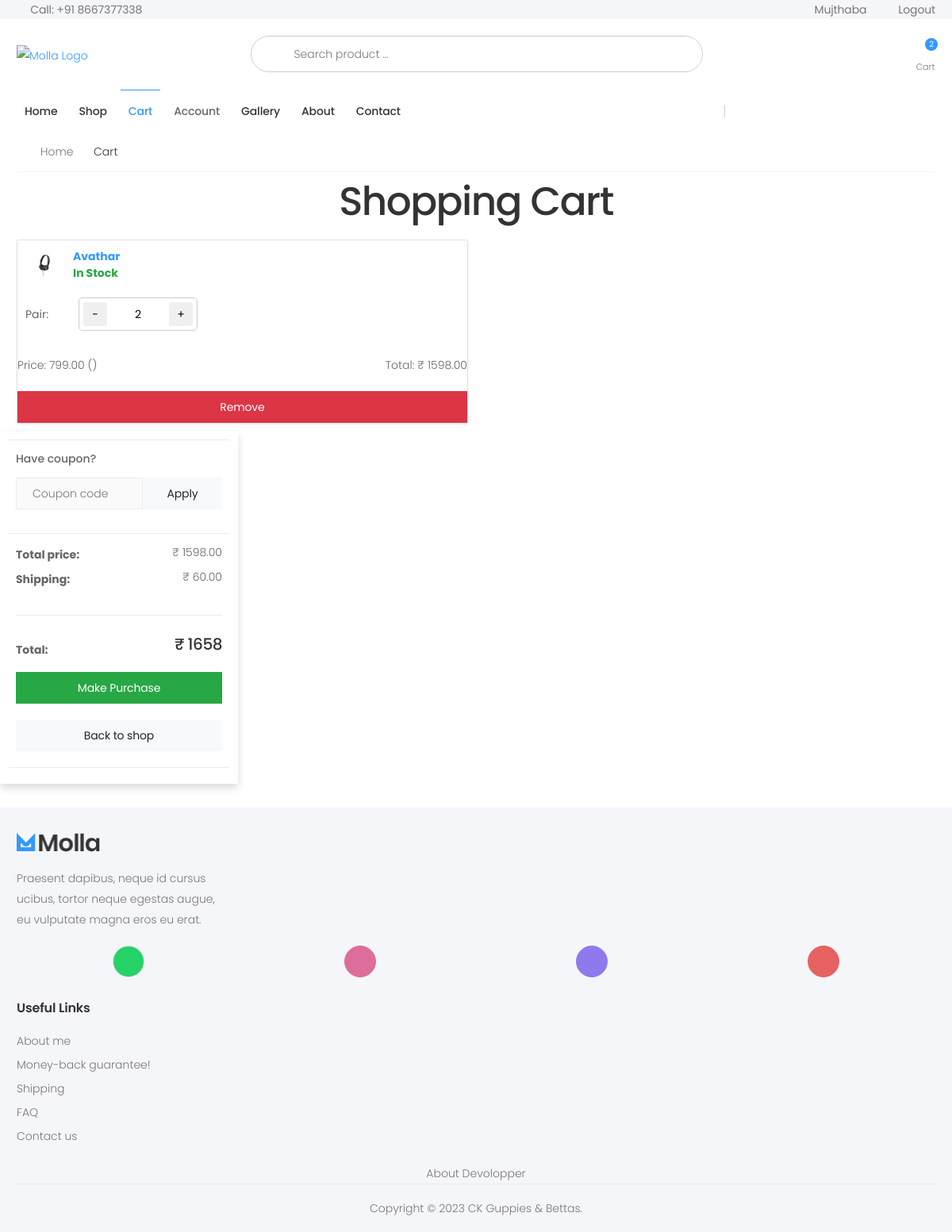
The app's page /cart/ (signed in) with its own data.
### store/models.py (models this page shows, shortened)
class OrderItem(models.Model):
	product = models.ForeignKey(Product, on_delete=models.SET_NULL, null=True)
	order = models.ForeignKey(Order, on_delete=models.SET_NULL, null=True)
	quantity = models.IntegerField(default=0, null=True, blank=True)
	date_added = models.DateTimeField(auto_now_add=True)
	@property
	def get_total(self):
		total = self.product.new_price * self.quantity
		return total

class Product(models.Model):
	digital = models.BooleanField(default=False,null=True, blank=True)
	name = models.CharField(max_length=250,unique=True)
	slug = models.SlugField(max_length=250,unique=True)
	description = models.TextField(blank=True)
	old_price = models.DecimalField(max_digits=7,blank=True, decimal_places=2)
	new_price = models.DecimalField(max_digits=7,blank=False, decimal_places=2)
	category = models.ForeignKey(Category,on_delete=models.CASCADE)
	image_1 = models.ImageField(upload_to='product')
	image_2 = models.ImageField(upload_to='product',blank=True)
	image_3 = models.ImageField(upload_to='product',blank=True)
	video_url = models.URLField(max_length=200, blank=True)
	stock = models.IntegerField()
	available = models.BooleanField(default=True)
	new = models.BooleanField(default=True)
	created = models.DateTimeField(auto_now_add=True)
	update = models.DateField(auto_now=True)
	def get_url(self):
		return reverse('store_app:proDetail',args=[self.category.slug,self.slug])
	class Meta:
		ordering = ('name',)
		verbose_name = 'product'
		verbose_name_plural = 'products'
	@property
	def imageURL(self):
		try:
			url = self.image_1.url
		except:
			url = ''
		return url

class Order(models.Model):
	customer = models.ForeignKey(Customer, on_delete=models.SET_NULL, null=True, blank=True)
	date_ordered = models.DateTimeField(auto_now_add=True)
	complete = models.BooleanField(default=False)
	transaction_id = models.CharField(max_length=100, null=True)
	@property
	def get_cart_total(self):
		orderitems = self.orderitem_set.all()
		total = sum([item.get_total for item in orderitems])
		return total
	@property
	def get_cart_items(self):
		orderitems = self.orderitem_set.all()
		total = sum([item.quantity for item in orderitems])
		return total

### store/views.py (the view)
# urls.py: path('cart/', views.cart, name="cart"),
def cart(request):
	data = cartData(request)
	cartItems = data['cartItems']
	order = data['order']
	items = data['items']
	total_price_difference = data['total_price_difference']
	context = {'items':items, 'order':order, 'cartItems':cartItems, 'total_price_difference':total_price_difference}
	return render(request, 'store/cart.html', context)

### store/templates/store/Cart.html (shortened to what this page needs)
{% extends 'store/Base.html' %}
{% load static %}
{% block content %}
<link rel="stylesheet" href="{% static 'CSS/cart.css' %}">
<div class="container">
	<nav aria-label="breadcrumb" class="breadcrumb-nav mb-1">
		<div class="container-fluid">
			<ol class="breadcrumb">
				<li class="breadcrumb-item"><a href="{% url 'store_app:allProdCat' %}">Home</a></li>
				<li class="breadcrumb-item active" aria-current="page">Cart</li>
			</ol>
		</div>
	</nav>
	{% if not items %}
	<div>
		<div class="text-center mb-3">
			<br>
			<h1>Your shopping cart is empty.</h1>
			<p class="mt-4">Please click <a href="{% url 'store_app:allProdCat' %}"><b>here</b></a> to
				continue shopping.</p>
		</div>
	</div>
	{% else %}
	<div class="text-center mb-2">
		<h1>Shopping Cart</h1>
	</div>
	<div class="row g-3">
		{% for cart_item in items %}
			<div class="col-md-6">
				<div class="card border rounded shadow-sm">
					<div class="card-header m-3">
						<a href="{{cart_item.product.get_url}}">
							<div class="d-flex align-items-center">
								<img src="{{ cart_item.product.imageURL }}" alt="{{ cart_item.product.name }}"
									class="img-fluid" style="width: 50px;">
								<div class="ms-3 ml-3">
									<div>{{ cart_item.product.name }}</div>
									<div
										class="{% if cart_item.product.available and cart_item.product.stock > 0 %} text-success {% endif %}
												{% if not cart_item.product.available or cart_item.product.stock == 0 %} text-muted {% endif %}">
										{% if cart_item.product.available and cart_item.product.stock > 0 %}
										In Stock
										{% else %}
										Out of Stock
										{% endif %}
									</div>
								</div>
							</div>
						</a>
					</div>
					<div class="card-body">
						<div class="d-flex flex-row justify-content-between">
							<div class="details-filter-row details-row-size">
								<label for="qty">Pair:</label>
								<div class="product-details-quantity">
										<div class="cart-item-counter">
											<button data-product="{{cart_item.product.id}}" data-action="remove"
												class="cart-decrement chg-quantity update-cart">-</button>
											<input id="cart-quantity" class="cart-quantity"
												value="{{ cart_item.quantity }}">
											<button data-quntity="{{cart_item.product.stock}}" data-product="{{cart_item.product.id}}" data-action="add"
												class="cart-increment chg-quantity update-cart">+</button>
										</div>
								</div>
							</div>
						</div>
					</div>
					<div class="d-flex flex-row justify-content-between">
						<div>Price: {{ cart_item.product.new_price }} ({{ cart_item.product.price_difference }})
						</div>
						<div>Total: ₹ {{order.get_cart_total|floatformat:2}}</div>
					</div>
					<button type="button" class="btn btn-danger mt-2 update-cart" data-product="{{ cart_item.product.id }}" data-action="remove-all">Remove</button>
				</div>
			</div>
		{% endfor %}
	</div>
</div>
<aside class="col-lg-3 mb-3">
	<div class="card">
		<div class="card-body">
			<form id="couponForm">
				<div class="form-group">
					<label class="form-label">Have coupon?</label>
					<div class="input-group">
						<input type="text" class="form-control pr-2" name="couponCode" placeholder="Coupon code">
						<button type="submit" class="btn btn-light"
							style="max-width: 150px; min-width: 100px;">Apply</button>
					</div>
				</div>
			</form>
		</div>
	</div>
	<div class="card">
		<div class="card-body">
			<dl class="dlist-align">
				<dt>Total price:</dt>
				<dd class="text-end"> ₹ {{order.get_cart_total|floatformat:2}}</dd>
			</dl>
			<dl class="dlist-align">
				<dt>Shipping:</dt>
				<dd class="text-end"> ₹ 60.00 </dd>
			</dl>
			<hr>
			<dl class="dlist-align">
				<dt>Total:</dt>
				<dd class="text-end text-dark h5"> ₹ {{ order.get_cart_total|add:60}} </dd>
			</dl>
			<div class="d-grid gap-2 my-3">
				<a href="{% url 'store_app:checkout' %}" class="btn btn-success w-100 mb-2"> Make Purchase </a>
				<a href="/" class="btn btn-light w-100"> Back to shop </a>
			</div>
		</div>
	</div>
</aside>
{% endif %}
</div>
{% endblock %}

### store/templates/store/Base.html (shortened to what this page needs)
{% load static %}
<!DOCTYPE html>
<html lang="en">
<head>
    <link rel="stylesheet" href="{% static 'assets/vendor/line-awesome/line-awesome/line-awesome/css/line-awesome.min.css' %}">
    <link rel="stylesheet" href="{% static 'assets/css/bootstrap.min.css' %}">
    <link rel="stylesheet" href="{% static 'assets/css/plugins/owl-carousel/owl.carousel.css' %}">
    <link rel="stylesheet" href="{% static 'assets/css/plugins/magnific-popup/magnific-popup.css' %}">
    <link rel="stylesheet" href="{% static 'assets/css/plugins/jquery.countdown.css' %}">
    <link rel="stylesheet" href="{% static 'assets/css/style.css' %}">
    <link rel="stylesheet" href="{% static 'assets/css/skins/skin-demo-4.css' %}">
    <link rel="stylesheet" href="{% static 'assets/css/demos/demo-4.css' %}">
    <link rel="stylesheet" href="{% static 'assets/css/style2.css' %}">
</head>
<body>
    <div class="page-wrapper">
        <header class="header header-intro-clearance header-4">
            <div class="header-top">
                <div class="container">
                    <div class="header-left">
                        <a href="tel:#"><i class="icon-phone"></i>Call: +91 8667377338</a>
                    </div>
                    <div class="header-right">
                        <ul class="top-menu">
                            <li>
                                <ul>
									{% if user.is_authenticated %}
									<li><a href="#">{{user.username}}</a></li>
									<li><a href="{% url 'auth_app:logout' %}" id="signin-button">Logout</a></li>
									{% else %}
                                    <li><a href="{% url 'auth_app:register' %}" id="signup-button">Sign up</a></li>
                                    <li><a href="{% url 'auth_app:login' %}" id="signin-button">Sign in</a></li>
									{% endif %}
                                </ul>
                            </li>
                        </ul>
                    </div>
                </div>
            </div>
            <div class="header-middle">
                <div class="container">
                    <div class="header-left">
                        <a href="{% url 'store_app:allProdCat' %}" class="logo">
                            <img src="{% static 'assets/images/demos/demo-4/logo 19a.png' %}" alt="Molla Logo" width="180" height="25">
                        </a>
                    </div>
                    <div class="header-center">
                        <div class="header-search header-search-extended header-search-visible d-none d-lg-block">
							<form action="#" method="get">
                                <div class="header-search-wrapper search-wrapper-wide">
                                    <button class="btn btn-primary" type="submit"><i class="icon-search"></i></button>
                                    <input type="search" class="form-control" name="q" id="q" placeholder="Search product ..." required>
                                </div>
                            </form>
                        </div>
                    </div>
                    <div class="header-right">
                        <div class="dropdown cart-dropdown">
                            <a href="{% url 'store_app:cart' %}" class="dropdown-toggle">
                                <div class="icon">
                                    <i class="icon-shopping-cart"></i>
                                    <span class="cart-count">{{cartItems}}</span>
                                </div>
                                <p>Cart</p>
                            </a>
                        </div>
                    </div>
                </div>
            </div>
            <div class="header-bottom sticky-header">
                <div class="container">
                    <div class="header-center">
                        <nav class="main-nav">
                            <ul class="menu sf-arrows">
                                <li class="megamenu-container {% if request.path == '/' %}active{% endif %}">
                                    <a href="{% url 'store_app:allProdCat' %}">Home</a>
                                </li>
                                <li class="megamenu-container {% if request.path == '/shop/' %}active{% endif %}">
                                    <a href="{% url 'store_app:allProductListing' %}">Shop</a>
                                </li>
                                <li class="{% if request.path == '/cart/' %}active{% endif %}">
                                    <a href="{% url 'store_app:cart' %}">Cart</a>
                                </li>
                                <li class="#">
                                    <a>Account</a>
                                </li>
                                <li class="{% if request.path == '/gallery/' %}active{% endif %}">
                                    <a href="{% url 'store_app:gallery' %}">Gallery</a>
                                </li>
                                <li class="{% if request.path == '/about/' %}active{% endif %}">
                                    <a href="{% url 'store_app:about' %}">About</a>
                                </li>
                                <li class="{% if request.path == '/contact/' %}active{% endif %}">
                                    <a href="{% url 'store_app:contact' %}">Contact</a>
                                </li>
                            </ul>
                        </nav>
                    </div>
                </div>
            </div>
        </header>
        {% block content %}{% endblock %}
        <footer class="footer">
            <div class="footer-middle">
                <div class="container">
                    <div class="row">
                        <div class="col-sm-6 col-lg-3">
                            <div class="widget widget-about">
                                <img src="{% static 'assets/images/demos/demo-4/logo-footer.png' %}" class="footer-logo"
                                    alt="Footer Logo" width="105" height="25">
                                <p>Praesent dapibus, neque id cursus ucibus, tortor neque egestas augue, eu vulputate
                                    magna eros eu erat. </p>
                            </div>
                        </div>
                        <div class="col-md-12">
                            <div class="social-icons social-icons-colored justify-content-around mb-3">
                                <a href="#" class="social-icon social-whatsapp" title="WhatsApp" target="_blank" style="background-color: #25d366;"><i class="icon-whatsapp"></i></a>
                                <a href="#" class="social-icon social-instagram" title="Instagram" target="_blank"><i class="icon-instagram"></i></a>
                                <a href="#" class="social-icon social-facebook" title="Facebook" target="_blank"><i class="icon-facebook-f"></i></a>
                                <a href="#" class="social-icon social-youtube" title="Youtube" target="_blank"><i class="icon-youtube"></i></a>
                            </div>
                        </div>
                        <div class="col-sm-6 col-lg-3">
                            <div class="widget">
                                <h4 class="widget-title">Useful Links</h4>
                                <ul class="widget-list">
                                    <li><a href="#">About me</a></li>
                                    <li><a href="#">Money-back guarantee!</a></li>
                                    <li><a href="{% url 'store_app:allProductListing' %}">Shipping</a></li>
                                    <li><a href="{% url 'store_app:faq' %}">FAQ</a></li>
                                    <li><a href="{% url 'store_app:about' %}">Contact us</a></li>
                                </ul>
                            </div>
                        </div>
                    </div>
                </div>
            </div>
            <div>
                <a href="{% url 'store_app:devolopper' %}">
                    <p class="footer-copyright text-center">About Devolopper</p>
                </a>
            </div>
            <div class="footer-bottom">
                <div class="container">
                    <p class="footer-copyright text-center">Copyright © 2023 CK Guppies & Bettas.</p>
                </div>
            </div>
        </footer>
</body>
</html>

### records on screen
OrderItem: product.imageURL (picture), product.name "Avathar", shows "In Stock", quantity "2", product.new_price "799.00"
Order: get_cart_total "1598.00", get_cart_total|add "1658"

### other values on screen
{{ user.username }} "Mujthaba"
{{ cartItems }} "2"
